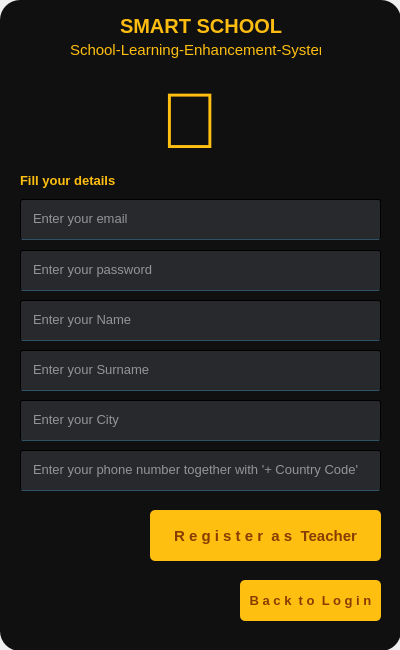
<?xml version="1.0" encoding="UTF-8"?>
<ui version="4.0">
 <class>Form</class>
 <widget class="QWidget" name="Form">
  <property name="geometry">
   <rect>
    <x>0</x>
    <y>0</y>
    <width>400</width>
    <height>650</height>
   </rect>
  </property>
  <property name="maximumSize">
   <size>
    <width>400</width>
    <height>650</height>
   </size>
  </property>
  <property name="font">
   <font>
    <pointsize>13</pointsize>
   </font>
  </property>
  <property name="windowTitle">
   <string>Form</string>
  </property>
  <widget class="QWidget" name="widget" native="true">
   <property name="geometry">
    <rect>
     <x>0</x>
     <y>0</y>
     <width>401</width>
     <height>651</height>
    </rect>
   </property>
   <property name="styleSheet">
    <string notr="true">background-color:rgb(16,16,16,255);
border-radius:20px;
</string>
   </property>
   <widget class="QLineEdit" name="tb3">
    <property name="geometry">
     <rect>
      <x>20</x>
      <y>199</y>
      <width>361</width>
      <height>41</height>
     </rect>
    </property>
    <property name="font">
     <font>
      <pointsize>10</pointsize>
     </font>
    </property>
    <property name="styleSheet">
     <string notr="true">background-color:rgb(47,49,52,200);
color:rgb(255,255,255);
border-radius:2px;
padding-left:10px;
border:1px solid rgba(0,0,0);
border-bottom-color:rgb(46,82,102,255);
padding-bottom:3px</string>
    </property>
    <property name="echoMode">
     <enum>QLineEdit::Normal</enum>
    </property>
    <property name="placeholderText">
     <string>Enter your email</string>
    </property>
    <property name="clearButtonEnabled">
     <bool>true</bool>
    </property>
   </widget>
   <widget class="QLineEdit" name="tb4">
    <property name="geometry">
     <rect>
      <x>20</x>
      <y>250</y>
      <width>361</width>
      <height>41</height>
     </rect>
    </property>
    <property name="font">
     <font>
      <pointsize>10</pointsize>
     </font>
    </property>
    <property name="styleSheet">
     <string notr="true">background-color:rgb(47,49,52,200);
color:rgb(255,255,255);
border-radius:2px;
padding-left:10px;
border:1px solid rgba(0,0,0);
border-bottom-color:rgb(46,82,102,255);
padding-bottom:3px</string>
    </property>
    <property name="echoMode">
     <enum>QLineEdit::Password</enum>
    </property>
    <property name="placeholderText">
     <string>Enter your password</string>
    </property>
    <property name="clearButtonEnabled">
     <bool>true</bool>
    </property>
   </widget>
   <widget class="QPushButton" name="b3">
    <property name="geometry">
     <rect>
      <x>150</x>
      <y>510</y>
      <width>231</width>
      <height>51</height>
     </rect>
    </property>
    <property name="font">
     <font>
      <pointsize>11</pointsize>
      <weight>75</weight>
      <bold>true</bold>
     </font>
    </property>
    <property name="styleSheet">
     <string notr="true">QPushButton#b3 {
    background-color: rgb(255, 191, 16);
    color: rgb(135, 60, 0);
    border-radius: 5px;
}

QPushButton#b3:pressed {
    background-color: rgb(255, 255, 16);
}
</string>
    </property>
    <property name="text">
     <string>R e g i s t e r  a s  Teacher</string>
    </property>
   </widget>
   <widget class="QLabel" name="label">
    <property name="geometry">
     <rect>
      <x>160</x>
      <y>70</y>
      <width>81</width>
      <height>101</height>
     </rect>
    </property>
    <property name="font">
     <font>
      <pointsize>59</pointsize>
     </font>
    </property>
    <property name="styleSheet">
     <string notr="true">color: rgb(255, 191, 16);</string>
    </property>
    <property name="text">
     <string></string>
    </property>
   </widget>
   <widget class="QPushButton" name="b4">
    <property name="geometry">
     <rect>
      <x>240</x>
      <y>580</y>
      <width>141</width>
      <height>41</height>
     </rect>
    </property>
    <property name="font">
     <font>
      <pointsize>10</pointsize>
      <weight>75</weight>
      <bold>true</bold>
     </font>
    </property>
    <property name="styleSheet">
     <string notr="true">QPushButton#b4 {
    background-color: rgb(255, 191, 16);
    color: rgb(135, 60, 0);
    border-radius: 5px;
}

QPushButton#b4:pressed {
    background-color: rgb(255, 255, 16);
}
</string>
    </property>
    <property name="text">
     <string>B a c k  t o  L o g i n</string>
    </property>
   </widget>
   <widget class="QLineEdit" name="tb5">
    <property name="geometry">
     <rect>
      <x>20</x>
      <y>300</y>
      <width>361</width>
      <height>41</height>
     </rect>
    </property>
    <property name="font">
     <font>
      <pointsize>10</pointsize>
     </font>
    </property>
    <property name="styleSheet">
     <string notr="true">background-color:rgb(47,49,52,200);
color:rgb(255,255,255);
border-radius:2px;
padding-left:10px;
border:1px solid rgba(0,0,0);
border-bottom-color:rgb(46,82,102,255);
padding-bottom:3px</string>
    </property>
    <property name="echoMode">
     <enum>QLineEdit::Normal</enum>
    </property>
    <property name="placeholderText">
     <string>Enter your Name</string>
    </property>
    <property name="clearButtonEnabled">
     <bool>true</bool>
    </property>
   </widget>
   <widget class="QLineEdit" name="tb6">
    <property name="geometry">
     <rect>
      <x>20</x>
      <y>350</y>
      <width>361</width>
      <height>41</height>
     </rect>
    </property>
    <property name="font">
     <font>
      <pointsize>10</pointsize>
     </font>
    </property>
    <property name="styleSheet">
     <string notr="true">background-color:rgb(47,49,52,200);
color:rgb(255,255,255);
border-radius:2px;
padding-left:10px;
border:1px solid rgba(0,0,0);
border-bottom-color:rgb(46,82,102,255);
padding-bottom:3px</string>
    </property>
    <property name="echoMode">
     <enum>QLineEdit::Normal</enum>
    </property>
    <property name="placeholderText">
     <string>Enter your Surname</string>
    </property>
    <property name="clearButtonEnabled">
     <bool>true</bool>
    </property>
   </widget>
   <widget class="QLineEdit" name="tb8">
    <property name="geometry">
     <rect>
      <x>20</x>
      <y>450</y>
      <width>361</width>
      <height>41</height>
     </rect>
    </property>
    <property name="font">
     <font>
      <pointsize>10</pointsize>
     </font>
    </property>
    <property name="styleSheet">
     <string notr="true">background-color:rgb(47,49,52,200);
color:rgb(255,255,255);
border-radius:2px;
padding-left:10px;
border:1px solid rgba(0,0,0);
border-bottom-color:rgb(46,82,102,255);
padding-bottom:3px</string>
    </property>
    <property name="echoMode">
     <enum>QLineEdit::Normal</enum>
    </property>
    <property name="placeholderText">
     <string>Enter your phone number together with '+ Country Code'</string>
    </property>
    <property name="clearButtonEnabled">
     <bool>true</bool>
    </property>
   </widget>
   <widget class="QLabel" name="label_3">
    <property name="geometry">
     <rect>
      <x>120</x>
      <y>0</y>
      <width>171</width>
      <height>51</height>
     </rect>
    </property>
    <property name="font">
     <font>
      <pointsize>15</pointsize>
      <weight>75</weight>
      <bold>true</bold>
      <strikeout>false</strikeout>
     </font>
    </property>
    <property name="styleSheet">
     <string notr="true">color: rgb(253, 189, 16);</string>
    </property>
    <property name="text">
     <string>SMART SCHOOL</string>
    </property>
   </widget>
   <widget class="QLabel" name="label_4">
    <property name="geometry">
     <rect>
      <x>70</x>
      <y>40</y>
      <width>251</width>
      <height>20</height>
     </rect>
    </property>
    <property name="font">
     <font>
      <pointsize>11</pointsize>
     </font>
    </property>
    <property name="styleSheet">
     <string notr="true">color: rgb(255, 191, 16);</string>
    </property>
    <property name="text">
     <string>School-Learning-Enhancement-System</string>
    </property>
   </widget>
   <widget class="QLabel" name="label_6">
    <property name="geometry">
     <rect>
      <x>20</x>
      <y>170</y>
      <width>131</width>
      <height>21</height>
     </rect>
    </property>
    <property name="font">
     <font>
      <pointsize>10</pointsize>
      <weight>75</weight>
      <bold>true</bold>
     </font>
    </property>
    <property name="styleSheet">
     <string notr="true">color:rgb(255,191,16);</string>
    </property>
    <property name="text">
     <string>Fill your details</string>
    </property>
   </widget>
   <widget class="QLineEdit" name="tb7">
    <property name="geometry">
     <rect>
      <x>20</x>
      <y>400</y>
      <width>361</width>
      <height>41</height>
     </rect>
    </property>
    <property name="font">
     <font>
      <pointsize>10</pointsize>
     </font>
    </property>
    <property name="styleSheet">
     <string notr="true">background-color:rgb(47,49,52,200);
color:rgb(255,255,255);
border-radius:2px;
padding-left:10px;
border:1px solid rgba(0,0,0);
border-bottom-color:rgb(46,82,102,255);
padding-bottom:3px</string>
    </property>
    <property name="echoMode">
     <enum>QLineEdit::Normal</enum>
    </property>
    <property name="placeholderText">
     <string>Enter your City</string>
    </property>
    <property name="clearButtonEnabled">
     <bool>true</bool>
    </property>
   </widget>
   <zorder>label</zorder>
   <zorder>tb3</zorder>
   <zorder>tb4</zorder>
   <zorder>b3</zorder>
   <zorder>b4</zorder>
   <zorder>tb5</zorder>
   <zorder>tb6</zorder>
   <zorder>tb8</zorder>
   <zorder>label_3</zorder>
   <zorder>label_4</zorder>
   <zorder>label_6</zorder>
   <zorder>tb7</zorder>
  </widget>
 </widget>
 <resources/>
 <connections/>
</ui>
